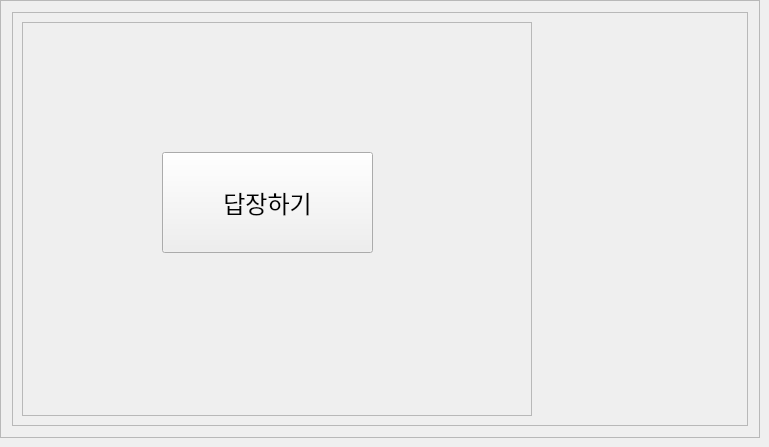
            <widget class="QWidget" name="page_3">
             <widget class="QFrame" name="frame_60">
              <property name="geometry">
               <rect>
                <x>0</x>
                <y>0</y>
                <width>760</width>
                <height>438</height>
               </rect>
              </property>
              <property name="frameShape">
               <enum>QFrame::StyledPanel</enum>
              </property>
              <property name="frameShadow">
               <enum>QFrame::Raised</enum>
              </property>
              <layout class="QVBoxLayout" name="verticalLayout_38">
               <property name="leftMargin">
                <number>11</number>
               </property>
               <property name="topMargin">
                <number>11</number>
               </property>
               <property name="rightMargin">
                <number>11</number>
               </property>
               <property name="bottomMargin">
                <number>11</number>
               </property>
               <item>
                <widget class="QFrame" name="frame_65">
                 <property name="minimumSize">
                  <size>
                   <width>0</width>
                   <height>400</height>
                  </size>
                 </property>
                 <property name="frameShape">
                  <enum>QFrame::StyledPanel</enum>
                 </property>
                 <property name="frameShadow">
                  <enum>QFrame::Raised</enum>
                 </property>
                 <layout class="QHBoxLayout" name="horizontalLayout_35">
                  <item>
                   <widget class="QFrame" name="frame_66">
                    <property name="minimumSize">
                     <size>
                      <width>500</width>
                      <height>0</height>
                     </size>
                    </property>
                    <property name="frameShape">
                     <enum>QFrame::StyledPanel</enum>
                    </property>
                    <property name="frameShadow">
                     <enum>QFrame::Raised</enum>
                    </property>
                    <widget class="QPushButton" name="pushButton_57">
                     <property name="geometry">
                      <rect>
                       <x>140</x>
                       <y>130</y>
                       <width>211</width>
                       <height>101</height>
                      </rect>
                     </property>
                     <property name="font">
                      <font>
                       <pointsize>18</pointsize>
                       <weight>50</weight>
                       <bold>false</bold>
                      </font>
                     </property>
                     <property name="text">
                      <string>답장하기</string>
                     </property>
                    </widget>
                   </widget>
                  </item>
                  <item>
                   <widget class="QLabel" name="label_30">
                    <property name="maximumSize">
                     <size>
                      <width>200</width>
                      <height>16777215</height>
                     </size>
                    </property>
                    <property name="text">
                     <string/>
                    </property>
                    <property name="pixmap">
                     <pixmap>../../../Users/snghs/PycharmProjects/audiro/venv/lp.png</pixmap>
                    </property>
                    <property name="scaledContents">
                     <bool>true</bool>
                    </property>
                    <property name="alignment">
                     <set>Qt::AlignCenter</set>
                    </property>
                   </widget>
                  </item>
                 </layout>
                </widget>
               </item>
              </layout>
             </widget>
            </widget>
